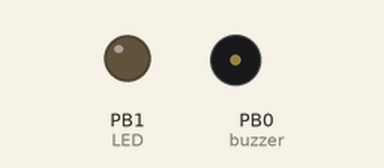
The sketch below on a simulated ATtiny85, built with avr-gcc and run on an emulated ATtiny85. Shown: output pins drawn as LEDs (lit = HIGH), buzzer (waves = sounding, pin HIGH). Dashed ring = blinking.

Above: at 3.07 s.
At 5.78 s:
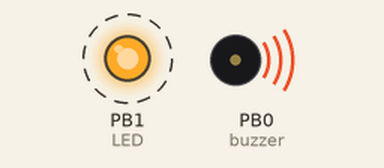
Timing chart, 0 to 6.1 s (numbered marks = the images above):
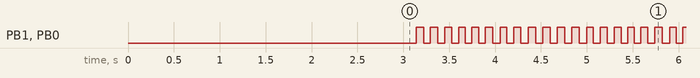

The sketch:

mcpu-digistump.ino
```cpp
#include "DigiKeyboard.h"

// MCPU - A Minimal 8Bit CPU Emulator (CPU design by Tim Boescke, cpldcpu@opencores.org)

#include <stdint.h>
#include <stdlib.h>
#include <string.h>
#include "mcpu.h"

#define MATCH_NOR 0 //opcode: 00AAAAAA
#define MATCH_ADD 1 // opcode: 01AAAAAA
#define MATCH_STA 2 // opcode: 10AAAAAA
#define MATCH_JCC 3 // opcode: 11AAAAAA

// configuration
#define DISASSEMBLE
#define PRINT_STATUS
//#define DEMO_SIMPLE
#define DEMO_PRIME
// configuration end

#ifdef DISASSEMBLE
char* mnemonics[] = {"NOP","ADD","STA","JCC"};

void disassemble(mcpu_state* state) {
  uint8_t opcode = state->memory[state->pc];
  uint8_t immediate = opcode & 0x3f;
  DigiKeyboard.print(mnemonics[opcode >> 6]);
  DigiKeyboard.print(" $");
  DigiKeyboard.print((int)immediate);
  DigiKeyboard.print(" [");
  DigiKeyboard.print((int)state->memory[immediate]);
  DigiKeyboard.print("] ");
}
#endif

void emulate_instruction(mcpu_state* state) {
  uint8_t opcode = state->memory[state->pc++];
  uint8_t immediate = opcode & 0x3f;
  uint16_t result = (state->accu + state->memory[immediate]);
  switch(opcode >> 6){
    case MATCH_NOR:
    //Acc = Acc NOR mem[AAAAAA]
      state->accu = (state->accu | state->memory[opcode]) ^ 0xFF;
      break;
    case MATCH_ADD:
      //Acc = Acc +  mem[AAAAAA], update carry
      state->carry = result >> 8;
      state->accu = result;
      break;
    case MATCH_STA:
      //mem[AAAAAA] = Acc
      state->memory[immediate] = state->accu;
      break;
    case MATCH_JCC:
    //PC = AAAAAA if carry = 0, clear carry
      if (opcode == 0xFF) //output pseudo-instruction 0xFF
        DigiKeyboard.println((int)state->accu);
      else if (state->carry == 0) {
        state->pc = immediate;
      }
      state->carry = 0;
      break;
  }
}

mcpu_state* state;

#ifdef DEMO_SIMPLE
void load_binary(){
  state->memory[0] = 0x3e;
  state->memory[1] = 0x45;
  state->memory[2] = 0x7f;
  state->memory[3] = 0xc2;
  state->memory[4] = 0xc4;
  state->memory[5] = 0xfa;
  state->memory[0x3e] = 0xff;
  state->memory[0x3f] = 0x01;
 }
#endif

#ifdef DEMO_PRIME
 void load_binary(){
  int binary[37] = { 0x3e,0x62,0xff,0x3e,0x7e,0x7e,0xa3,0x3e,0x64,0x63,0xcc,0xc9,0x3d,0x63,0x7f,0x7e,0xdc,0x3e,0x63,0x7e,0xa3,0x64,0x7e,0xd9,0xc7,0x3e,0x64,0xff,0x3e,0x64,0x62,0xa4,0xc3,0xc3,0x02,0x00,0x03};
  for(int i = 0; i < MEM_SIZE; i++)
    state->memory[i] = binary[i];
  state->memory[0x3e] = 0xff;
  state->memory[0x3f] = 0x01;
 }
#endif

void setup() {
  state = (mcpu_state *)malloc(sizeof(mcpu_state));
  memset(state, 0, sizeof(mcpu_state));
  load_binary();
  pinMode(0, OUTPUT); //buzzer
  pinMode(1, OUTPUT); //LED
  DigiKeyboard.delay(3000);
}

int beep = 0;

void loop() {
  #ifdef DISASSEMBLE
  disassemble(state);
  #endif

  #ifdef PRINT_STATUS
  DigiKeyboard.print("I,A,C,PC: ");
  DigiKeyboard.print((int)state->memory[state->pc]);
  #endif

  emulate_instruction(state);

  #ifdef PRINT_STATUS
  DigiKeyboard.print(",");
  DigiKeyboard.print((int)state->accu);
  DigiKeyboard.print(", ");
  DigiKeyboard.print((int)state->carry);
  DigiKeyboard.print(", ");
  DigiKeyboard.println((int)state->pc);
  #endif

  digitalWrite(1, beep ? HIGH : LOW);   // turn the LED on (HIGH is the voltage level)
  digitalWrite(0, beep ? HIGH : LOW);   // turn the LED on (HIGH is the voltage level)
  beep = !beep;
}
```

mcpu.h
```cpp
#define MEM_BITS 6
#define MEM_SIZE 1 << MEM_BITS

typedef struct mcpu_state {
  // CPU is accumulator based, accumulator has a width of 8 bits + carry flag
  uint8_t accu : 8;

  uint8_t carry : 1;
  // PC has a width o 6 bits, allows addressing 64 bytes of memory (shared between code and data)
  uint8_t pc : 6;

  uint8_t memory[MEM_SIZE];
} mcpu_state;
```

Measured:
- by itself, PB1 (LED), PB0 (buzzer): alternates HIGH for 0.08 s and LOW for 0.08 s
